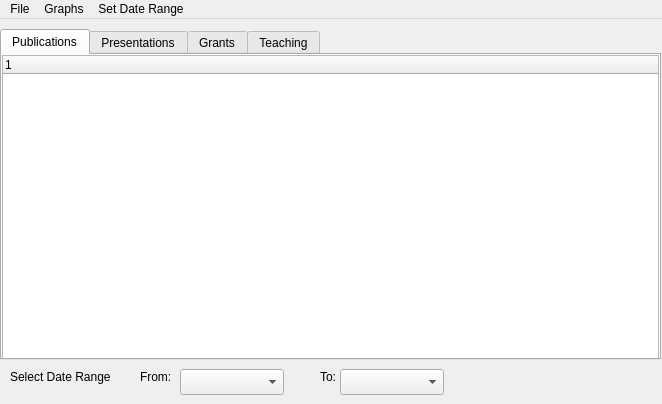
<?xml version="1.0" encoding="UTF-8"?>
<ui version="4.0">
 <class>SummaryWindow</class>
 <widget class="QMainWindow" name="SummaryWindow">
  <property name="geometry">
   <rect>
    <x>0</x>
    <y>0</y>
    <width>662</width>
    <height>404</height>
   </rect>
  </property>
  <property name="windowTitle">
   <string>MainWindow</string>
  </property>
  <widget class="QWidget" name="centralwidget">
   <widget class="QTabWidget" name="tabWidget">
    <property name="geometry">
     <rect>
      <x>0</x>
      <y>10</y>
      <width>661</width>
      <height>331</height>
     </rect>
    </property>
    <property name="currentIndex">
     <number>0</number>
    </property>
    <widget class="QWidget" name="tab">
     <attribute name="title">
      <string>Publications</string>
     </attribute>
     <widget class="QTreeWidget" name="treeWidget">
      <property name="geometry">
       <rect>
        <x>0</x>
        <y>0</y>
        <width>657</width>
        <height>327</height>
       </rect>
      </property>
      <column>
       <property name="text">
        <string notr="true">1</string>
       </property>
      </column>
     </widget>
    </widget>
    <widget class="QWidget" name="tab_2">
     <attribute name="title">
      <string>Presentations</string>
     </attribute>
    </widget>
    <widget class="QWidget" name="tab_3">
     <attribute name="title">
      <string>Grants</string>
     </attribute>
    </widget>
    <widget class="QWidget" name="tab_4">
     <attribute name="title">
      <string>Teaching</string>
     </attribute>
    </widget>
   </widget>
   <widget class="QLabel" name="label">
    <property name="geometry">
     <rect>
      <x>10</x>
      <y>350</y>
      <width>131</width>
      <height>16</height>
     </rect>
    </property>
    <property name="text">
     <string>Select Date Range</string>
    </property>
   </widget>
   <widget class="QLabel" name="label_2">
    <property name="geometry">
     <rect>
      <x>140</x>
      <y>350</y>
      <width>59</width>
      <height>16</height>
     </rect>
    </property>
    <property name="text">
     <string>From:</string>
    </property>
   </widget>
   <widget class="QLabel" name="label_3">
    <property name="geometry">
     <rect>
      <x>320</x>
      <y>350</y>
      <width>59</width>
      <height>16</height>
     </rect>
    </property>
    <property name="text">
     <string>To:</string>
    </property>
   </widget>
   <widget class="QComboBox" name="comboBox">
    <property name="geometry">
     <rect>
      <x>180</x>
      <y>350</y>
      <width>104</width>
      <height>26</height>
     </rect>
    </property>
   </widget>
   <widget class="QComboBox" name="comboBox_2">
    <property name="geometry">
     <rect>
      <x>340</x>
      <y>350</y>
      <width>104</width>
      <height>26</height>
     </rect>
    </property>
   </widget>
  </widget>
  <widget class="QMenuBar" name="menubar">
   <property name="geometry">
    <rect>
     <x>0</x>
     <y>0</y>
     <width>662</width>
     <height>22</height>
    </rect>
   </property>
   <widget class="QMenu" name="menuFile">
    <property name="title">
     <string>File</string>
    </property>
   </widget>
   <widget class="QMenu" name="menuGraphs">
    <property name="title">
     <string>Graphs</string>
    </property>
    <addaction name="actionTeaching_Graph"/>
   </widget>
   <widget class="QMenu" name="menuSet_Date_Range">
    <property name="title">
     <string>Set Date Range</string>
    </property>
   </widget>
   <addaction name="menuFile"/>
   <addaction name="menuGraphs"/>
   <addaction name="menuSet_Date_Range"/>
  </widget>
  <action name="actionTeaching_Graph">
   <property name="text">
    <string>Teaching Graph</string>
   </property>
   <property name="shortcut">
    <string>Meta+G</string>
   </property>
  </action>
 </widget>
 <resources/>
 <connections/>
</ui>
